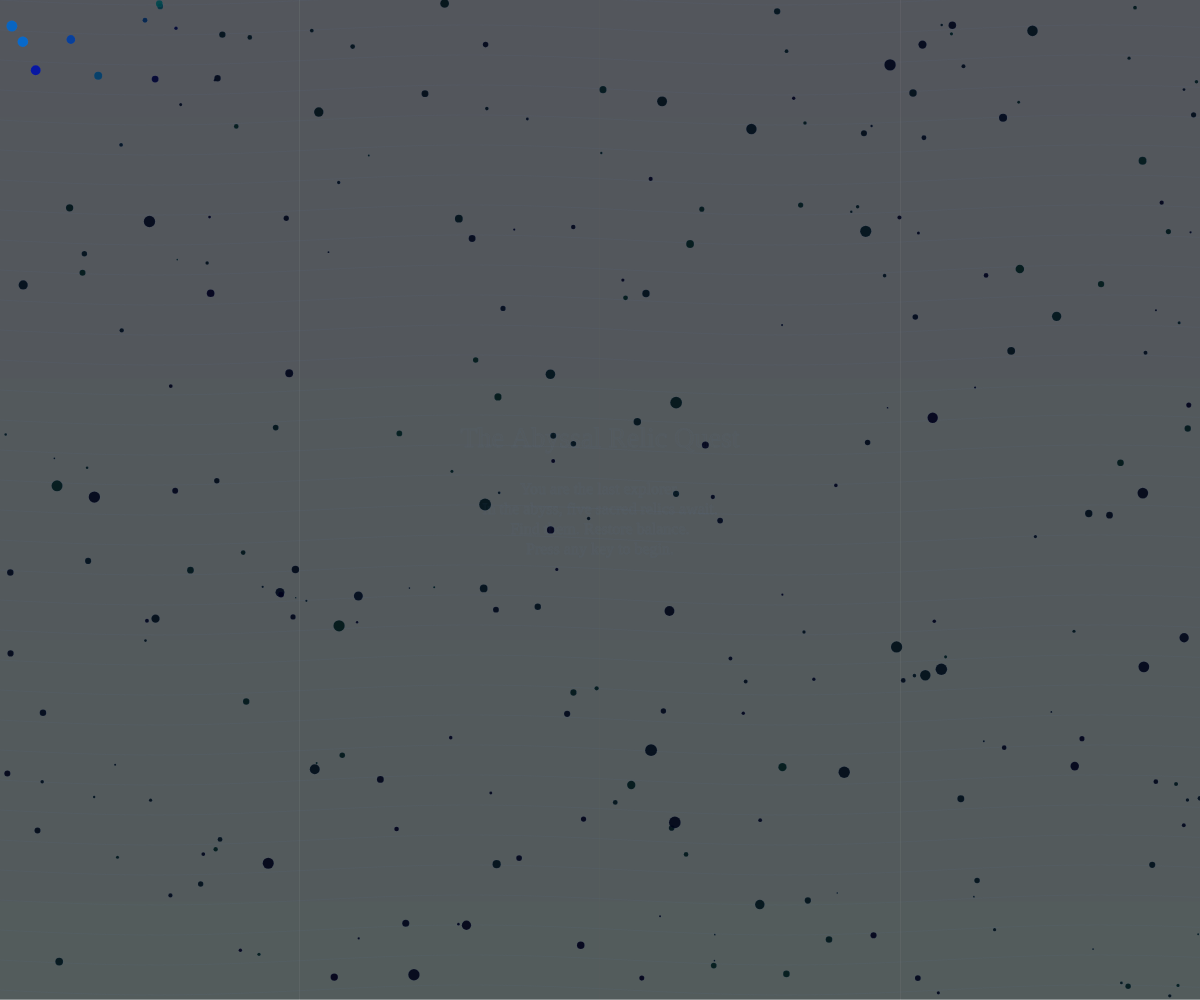
Frame 1 (no input)
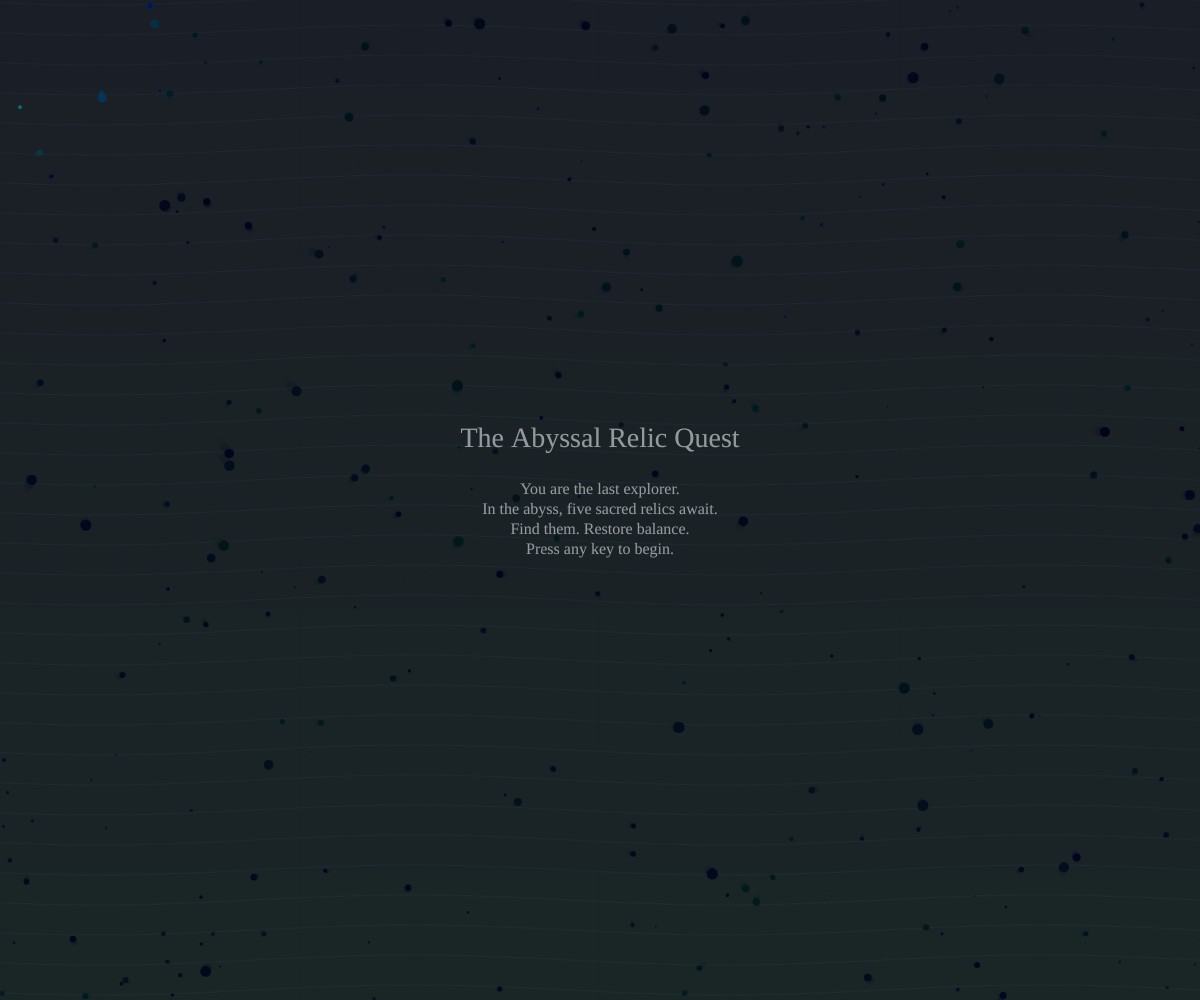
Frame 60 (no input)
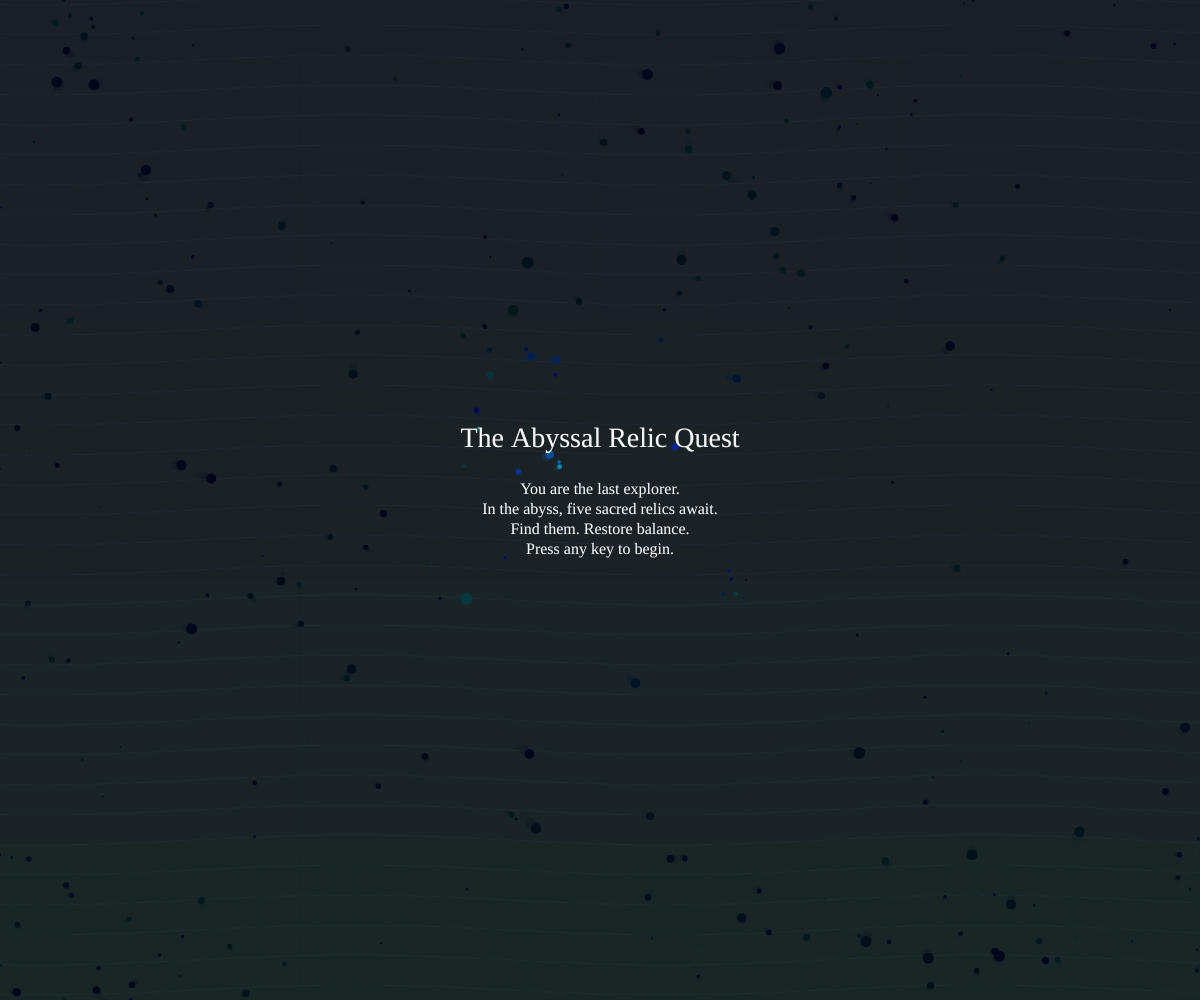
Frame 120 (the mouse pressed at the canvas centre since frame 60)

The p5.js sketch that drew these frames (run headless with seeded random() and noise() and a simulated clock; from frame 60 on, the mouse is pressed at the canvas centre):

// p5.js sketch
// ── sketch.js

let bgShift = 0;
let particlesBack = [], particlesMid = [], particlesFront = [];
let relics = [], foundRelics = [], relicShapes = [], relicTimers = [], revealedRelics = [], relicPulses = [];
const shapes = ['circle', 'triangle', 'square', 'diamond', 'hexagon'];

let flickers = [];
let started = false, allFound = false, fadeOut = 0;
let endingTypeIndex = 0;
let finalLines = [
  "You found all five relics.",
  "They've returned to where they belong.",
  "The abyss begins to heal.",
  "Balance has been restored."
];
let typeTimer = 0, showLines = [], disappearingAlpha = [];
const totalRelics = 5;
const glowThreshold = 120;

let titleFade = 0;

function setup() {
  createCanvas(windowWidth, windowHeight);
  colorMode(HSB, 360, 100, 100, 1);
  textFont('Georgia');
  noStroke();

  for (let i = 0; i < 80; i++) particlesBack.push(new Particle(random(width), random(height), 0.5));
  for (let i = 0; i < 100; i++) particlesMid.push(new Particle(random(width), random(height), 1));
  for (let i = 0; i < 80; i++) particlesFront.push(new Particle(random(width), random(height), 1.5));

  let margin = 150;
  for (let i = 0; i < totalRelics; i++) {
    relics.push(createVector(random(margin, width - margin), random(margin, height - margin)));
    foundRelics.push(false);
    revealedRelics.push(false);
    relicShapes.push(shapes[i]);
    relicTimers.push(0);
    relicPulses.push(0);
  }

  for (let i = 0; i < 30; i++) {
    flickers.push({ x: random(width), y: random(height), life: int(random(200, 600)), delay: int(random(600)) });
  }
}

function draw() {
  bgShift = sin(frameCount * 0.001) * 20;
  let c1 = color(220 - bgShift, 30, 15);
  let c2 = color(180 - bgShift, 30, 15);
  setBackgroundGradient(c1, c2);
  drawCausticBands();

  for (let p of particlesBack) p.update(-0.1), p.display();
  for (let p of particlesMid) p.update(0), p.display();
  for (let p of particlesFront) p.update(0.2), p.display();

  if (!started) {
    titleFade = min(255, titleFade + 2);
    fill(255, titleFade / 255);
    textSize(28);
    textAlign(CENTER, CENTER);
    text("The Abyssal Relic Quest", width / 2, height / 2 - 60);
    textSize(16);
    text("You are the last explorer.\nIn the abyss, five sacred relics await.\nFind them. Restore balance.\nPress any key to begin.", width / 2, height / 2 + 20);
    return;
  }

  for (let i = 5; i >= 1; i--) {
    fill(220, 50, 100, 0.02 * i);
    ellipse(mouseX, mouseY, 5 + i * 20);
  }

  for (let f of flickers) {
    if (frameCount > f.delay && f.life > 0) {
      fill(180, 50, 100, f.life / 600);
      ellipse(f.x, f.y, 2);
      f.life--;
    }
  }

  let relicsFound = 0;
  for (let i = 0; i < relics.length; i++) {
    let r = relics[i];
    let d = dist(mouseX, mouseY, r.x, r.y);

    if (d < 80 && !foundRelics[i]) {
      relicTimers[i]++;
      if (relicTimers[i] > glowThreshold) {
        foundRelics[i] = true;
        relicPulses[i] = 30; 
      }
    } else if (!foundRelics[i]) {
      relicTimers[i] = max(0, relicTimers[i] - 1);
    }

    if (foundRelics[i]) relicsFound++;

    if (relicTimers[i] > 0) {
      for (let a = 0; a < 8; a++) {
        let angle = random(TWO_PI);
        let radius = random(4, 10);
        let x = r.x + cos(angle) * radius;
        let y = r.y + sin(angle) * radius;
        let alpha = map(relicTimers[i], 0, glowThreshold, 0, 0.4);
        fill(50, 80, 100, alpha);
        ellipse(x, y, random(2, 4));
      }
    }

    if (relicPulses[i] > 0) {
      noFill();
      stroke(50, 80, 100, relicPulses[i] / 30);
      strokeWeight(2);
      ellipse(r.x, r.y, 40 + (30 - relicPulses[i]) * 4);
      relicPulses[i]--;
    }
  }

  drawChecklist(relicsFound);

  if (!allFound && relicsFound === totalRelics) {
    allFound = true;
    showLines = [];
    disappearingAlpha = Array(finalLines.length).fill(255);
    endingTypeIndex = 0;
    typeTimer = 0;
  }

  if (allFound) {
    fadeOut += 1;
    fill(0, fadeOut * 0.01);
    rect(0, 0, width, height);
    if (fadeOut > 150) {
      textAlign(CENTER, CENTER);
      typeTimer++;
      if (typeTimer % 90 === 0 && endingTypeIndex < finalLines.length) {
        showLines.push(finalLines[endingTypeIndex]);
        endingTypeIndex++;
      }
      for (let i = 0; i < showLines.length; i++) {
        fill(i === finalLines.length - 1 ? color(0, 100, 100, disappearingAlpha[i] / 255) : color(255, disappearingAlpha[i] / 255));
        textSize(22);
        text(showLines[i], width / 2, height / 2 - 60 + i * 30);
        if (disappearingAlpha[i] > 0 && i < finalLines.length - 1) disappearingAlpha[i] -= 0.3;
      }
    }
  }
}

function keyPressed() {
  if (!started) started = true;
}

function windowResized() {
  resizeCanvas(windowWidth, windowHeight);
}

function drawChecklist(relicsFound) {
  push();
  let d = min(...relics.map(r => dist(mouseX, mouseY, r.x, r.y)));
  let opacity = d < 120 ? 255 : 80;
  fill(255, opacity / 255);
  textSize(14);
  textAlign(LEFT);
  text("Recovered:", 30, 30);
  for (let i = 0; i < totalRelics; i++) {
    let x = 50;
    let y = 60 + i * 25;
    drawRelicShape(relicShapes[i], x, y, 10, foundRelics[i] ? color(120, 50, 90) : color(0, 0, 60));
  }
  pop();
}

function drawRelicShape(type, x, y, size, col) {
  fill(col);
  noStroke();
  push();
  translate(x, y);
  if (type === 'circle') ellipse(0, 0, size);
  else if (type === 'triangle') rotate(PI), triangle(-size / 2, size / 2, size / 2, size / 2, 0, -size / 2);
  else if (type === 'square') rectMode(CENTER), rect(0, 0, size, size);
  else if (type === 'diamond') rotate(PI / 4), rectMode(CENTER), rect(0, 0, size, size);
  else if (type === 'hexagon') {
    beginShape();
    for (let a = 0; a < TWO_PI; a += TWO_PI / 6) vertex(cos(a) * size / 2, sin(a) * size / 2);
    endShape(CLOSE);
  }
  pop();
}

function setBackgroundGradient(c1, c2) {
  for (let y = 0; y < height; y++) {
    let inter = map(y, 0, height, 0, 1);
    let c = lerpColor(c1, c2, inter);
    stroke(c);
    line(0, y, width, y);
  }
}

function drawCausticBands() {
  noFill();
  stroke(220, 50, 80, 0.05);
  for (let y = 0; y < height; y += 30) {
    beginShape();
    for (let x = 0; x <= width; x += 20) {
      let offset = sin((x * 0.01) + (frameCount * 0.01)) * 5;
      vertex(x, y + offset);
    }
    endShape();
  }
}

class Particle {
  constructor(x, y, depth) {
    this.pos = createVector(x, y);
    this.vel = createVector(random(-2, 2), random(-2, 2));
    this.size = random(3, 8) * depth;
    this.depth = depth;
    this.speedFactor = map(this.size, 3, 8, 0.5, 2) * depth;
    this.behaviour = random(['timid', 'curious', 'drifter']);
    this.hue = random(180, 240);
  }

  update(parallax) {
    this.pos.x += parallax;
    let distance = dist(mouseX, mouseY, this.pos.x, this.pos.y);
    let lightRadius = 100;
    if (distance < lightRadius) {
      let repel = p5.Vector.sub(this.pos, createVector(mouseX, mouseY));
      if (this.behaviour === 'timid') repel.setMag(2);
      else if (this.behaviour === 'curious') repel.setMag(0.5);
      else repel.setMag(0);
      this.vel.add(repel);
    }
    if (this.behaviour === 'timid' && random(1) < 0.001) {
      this.vel.add(p5.Vector.random2D().mult(5));
    }
    let angle = noise(this.pos.x * 0.005, this.pos.y * 0.005) * TWO_PI * 2;
    let dir = p5.Vector.fromAngle(angle);
    this.vel.add(dir.mult(0.05));
    this.vel.limit(2 * this.speedFactor);
    this.pos.add(this.vel);

    if (this.pos.x > width) this.pos.x = 0;
    if (this.pos.x < 0) this.pos.x = width;
    if (this.pos.y > height) this.pos.y = 0;
    if (this.pos.y < 0) this.pos.y = height;
  }

  display() {
    let d = dist(mouseX, mouseY, this.pos.x, this.pos.y);
    let brightness = map(d, 0, 200, 100, 10);
    brightness = constrain(brightness, 10, 100);
    let flicker = random(0.9, 1.1);
    fill(this.hue, 100, brightness * flicker, 0.9);
    ellipse(this.pos.x, this.pos.y, this.size);
  }
}
